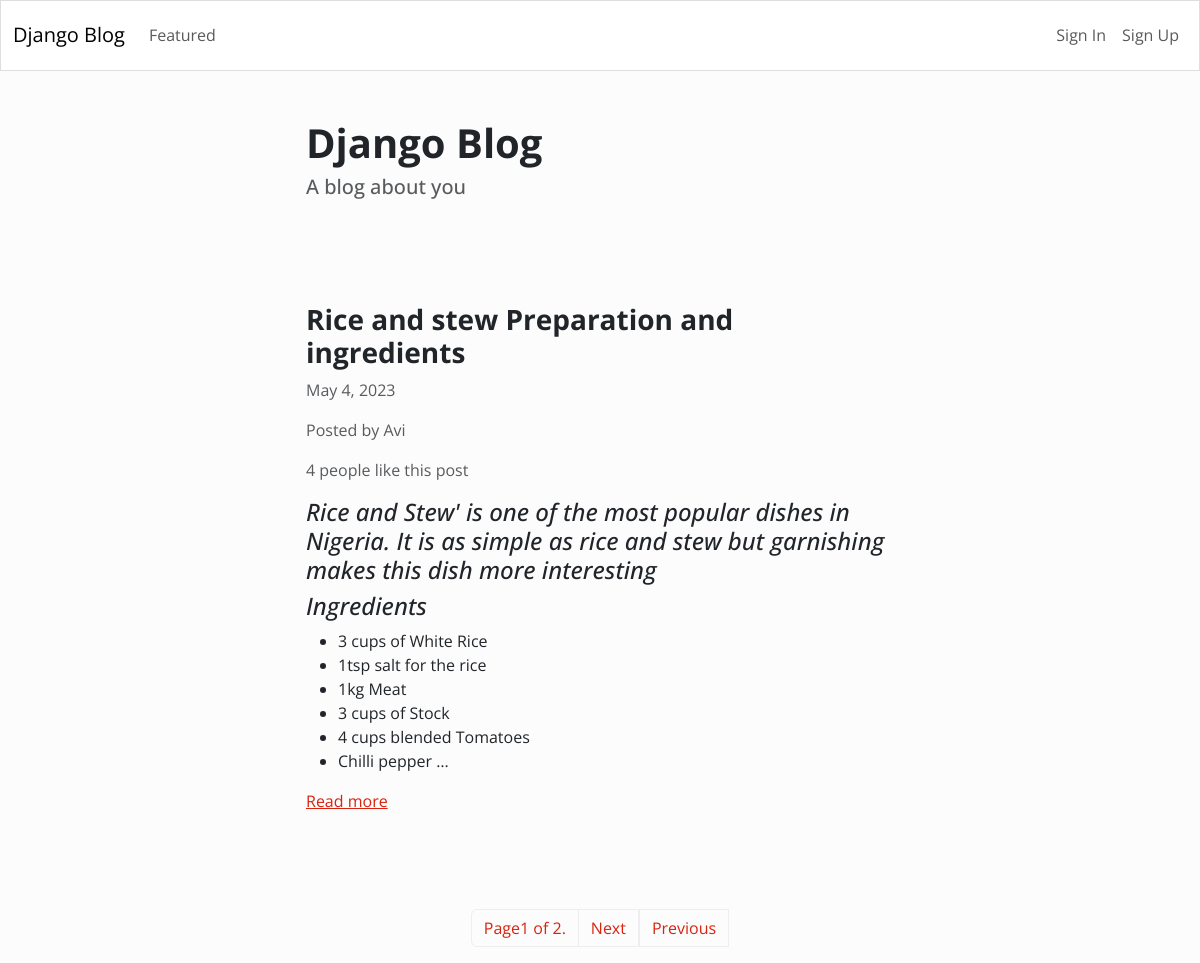
The page / on the database its author committed.
### blog/models.py (models this page shows)
class Article(models.Model):
    title = models.CharField(max_length = 255)
    content = HTMLField()
    date = models.DateField(auto_now_add=True)
    author = models.ForeignKey(User, on_delete = models.CASCADE)
    featured = models.BooleanField(default = False)
    likes = models.ManyToManyField(User, related_name='likes', blank= True)

### blog/views.py (the view)
# urls.py: path('', Index.as_view(), name='index'),
class Index(ListView):
   model = Article
   queryset = Article.objects.all().order_by('-date')
   template_name = 'blog/index.html'
   paginate_by = 1

### blog/templates/blog/index.html (shortened to what this page needs)
{% extends 'blog/base.html'%}
{% block content %}
<div class ="row">
    <div class = "col-md-6 col-12 mx-md-auto mt-5 mb-5">
        <h1 class = " fw-bolder">Django Blog</h1>
        <h5 class = " text-muted">A blog about you</h5>
    </div>
</div>
{% for object in object_list %}
<div class = "row">
    <div class = "col-md-6 col-12 mx-md-auto mt-5 mb-5" >
        <h3 class = "fw-bold">{{object.title}}</h3>
        <p class = "text-muted"> {{object.date}} </p>
        <p class = "text-muted">Posted by {{object.author.username}}</p>
        {% if object.likes.count == 1 %}
        <p class = "text-muted">{{object.likes.count}} person likes this post</p>
        {% else %}
        <p class = "text-muted">{{object.likes.count}} people like this post</p>
        {% endif %}
        <div class = "my-3">
            {{object.content|truncatewords_html:50|safe}}
        </div>
        <a href = "{% url 'detail_article' object.id %}">Read more</a>
        </div>
    </div>
{% endfor %}
<nav>
<ul class = "pagination">
<div class = "mx-auto d-flex flex-row mt-5">
<li class = "page-item">
    <a class = "page-link" href = "#">Page{{page_obj.number}} of {{page_obj.paginator.num_pages}}.</a>
</li>
{% if page_obj.has_next %}
<li class = "page-item">
    <a class = " page-link " href = "?page={{page_obj.next_page_number}}">Next</a>
</li>
<li class = "page_item">
    <a class = "page-link" href = "?page = {{ page_obj.paginator.num_pages}}">Previous</a>
    </li>
    {% endif%}
</div>
</nav>
{% endblock content %}

### blog/templates/blog/base.html (shortened to what this page needs)
<!DOCTYPE html>
<html lang="en">
  <head>
    <link rel = "stylesheet" href = "https://bootswatch.com/5/simplex/bootstrap.min.css">
  </head>
  <body>
    {% include 'blog/nav.html' %}
    {% block content %}
    {% endblock content %}
  </body>
</html>

### blog/templates/blog/nav.html (shortened to what this page needs)
<nav class="navbar navbar-expand-lg navbar-light bg-light">
    <div class="container-fluid">
      <a class="navbar-brand" href="{% url 'index' %}">Django Blog</a>
      <div class="collapse navbar-collapse" id="navbarText">
        <ul class="navbar-nav me-auto mb-2 mb-lg-0">
          <li class="nav-item">
            <a class="nav-link" href="{% url 'featured' %}">Featured</a>
          </li>
        </ul>
        <ul class="navbar-nav">
            {% if request.user.is_authenticated %}
            <li class="nav-item">
                <a class="nav-link" aria-current="page" href="{% url 'logout' %}">Sign Out</a>
            </li>
            {% else %}
            <li class="nav-item">
                <a class="nav-link" aria-current="page" href="{% url 'login' %}">Sign In</a>
            </li>
            <li class="nav-item">
                <a class="nav-link" aria-current="page" href="{% url 'register'%}">Sign Up</a>
            </li>
            {% endif %}
        </ul>
    </div>
    </div>
  </nav>

### rows shown on the page
Article: title "Rice and stew Preparation and ingredients", date "May 4, 2023", author.username "Avi", likes.count "4", content "Rice and Stew' is one of the most popular dishes in Nigeria. It is as simple as rice and stew but garnishing makes this dish more interesting Ingredients 3 cups of White Rice 1tsp salt for the rice 1kg Meat 3 cups of Stock 4 cups blended Tomatoes Chilli pepper …"

### other values the page prints
{{ page_obj.number }} "1"
{{ page_obj.paginator.num_pages }} "2"
